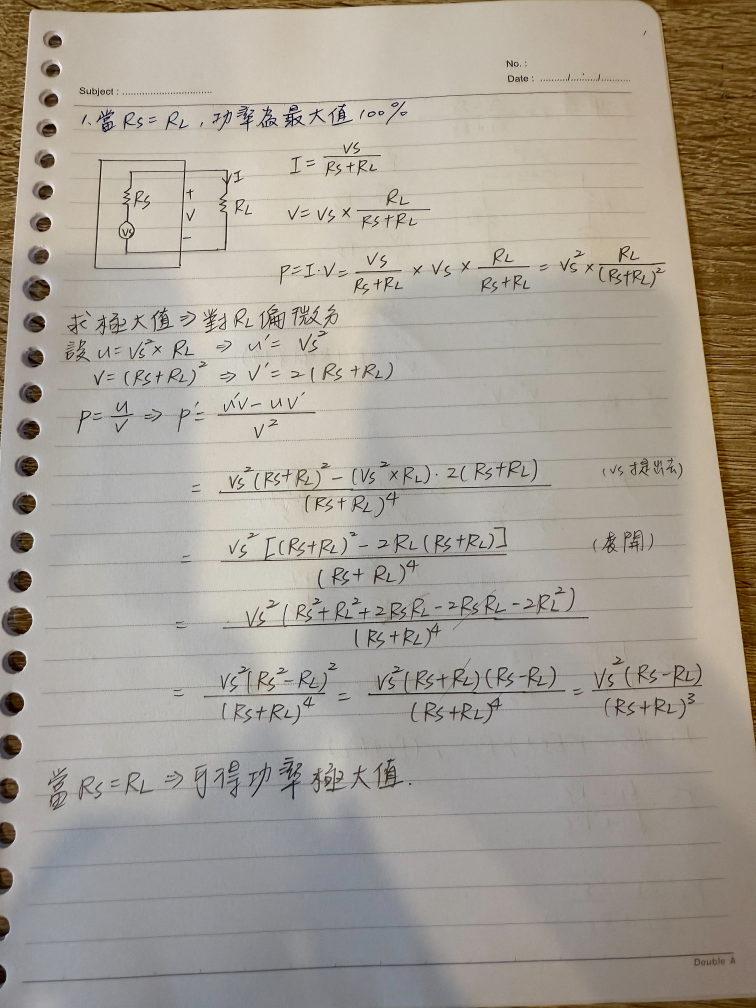
#> input picture uploads/98887850-7c73-49a3-aa81-c67713011261_RL=RS_功率最大值.jpg, 3024 x 4032 px (shown at 1/4 size)
$ python -i image_preprocessor.py   (imports and definitions only)
#> lines starting #> are read from the running program, lines starting #| are printed output that depends on the picture
#> further down, picture is the input picture: shape (4032, 3024, 3); mean B, G, R 149.4, 159.5, 166.2
# -*- coding: utf-8 -*-
"""
PaddleOCR Toolkit - 圖片預處理

提供 OCR 前的圖片最佳化功能，以提升識別精度。
"""

import logging

try:
    import numpy as np

    HAS_NUMPY = True
except ImportError:
    HAS_NUMPY = False

try:
    import cv2

    HAS_CV2 = True
except ImportError:
    HAS_CV2 = False


def enhance_contrast(
    image: np.ndarray, clip_limit: float = 2.0, tile_size: int = 8
) -> np.ndarray:
    """
    使用 CLAHE 增強對比度

    Args:
        image: 輸入圖片（BGR 或灰階）
        clip_limit: 對比度限制（預設 2.0）
        tile_size: 區塊大小（預設 8）

    Returns:
        增強後的圖片
    """
#> called with clip_limit = 2, tile_size = 8
    if not HAS_CV2:
        logging.warning("cv2 未安裝，跳過對比度增強")
        return image

    # 轉換為 LAB 色彩空間
    if len(image.shape) == 3:
        lab = cv2.cvtColor(image, cv2.COLOR_BGR2LAB)
#> lab: shape (4032, 3024, 3); mean of channels 0, 1, 2 167.7, 129, 134.4
        l, a, b = cv2.split(lab)
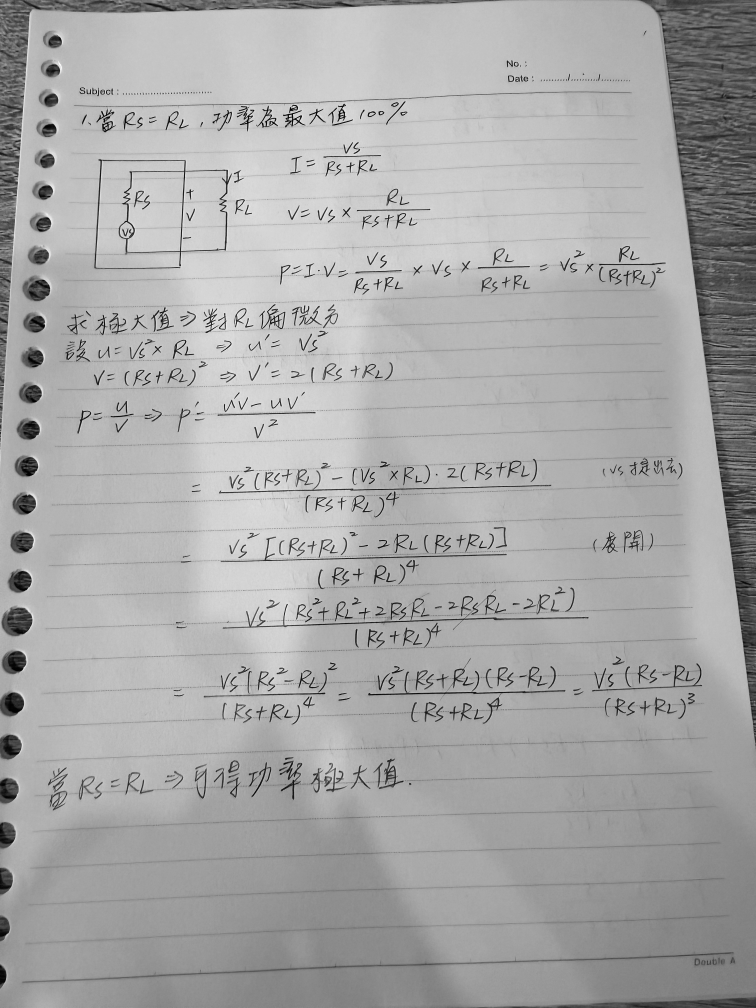
#> l: shape (4032, 3024) (shown at 1/4 size); min 0, max 255, mean 167.7
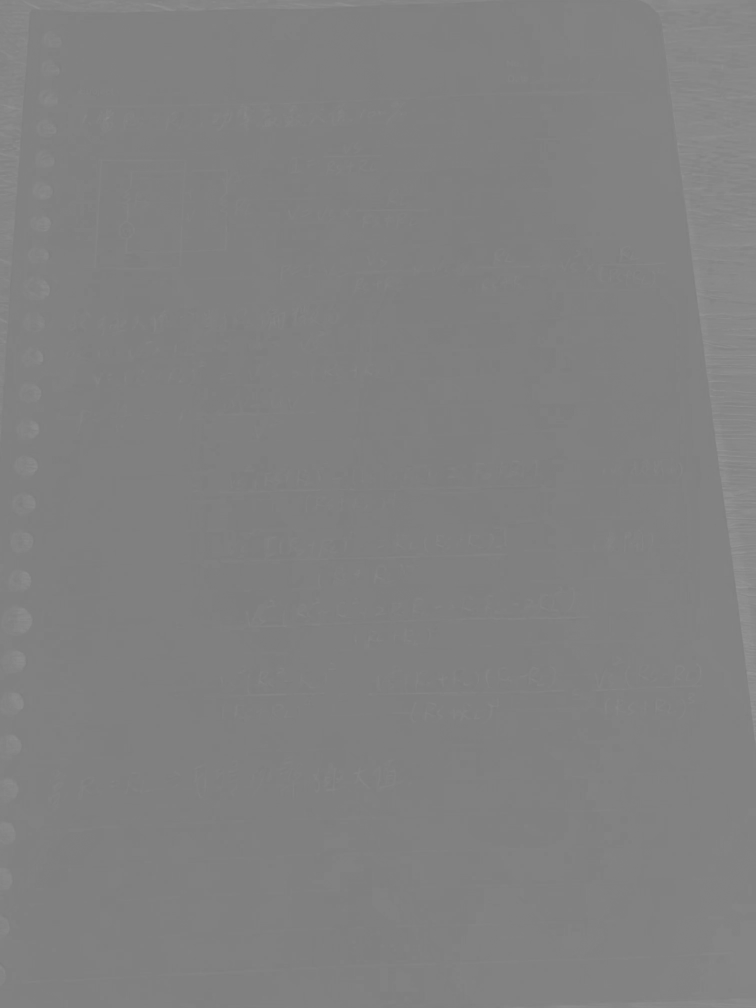
#> a: shape (4032, 3024) (shown at 1/4 size); min 123, max 150, mean 129
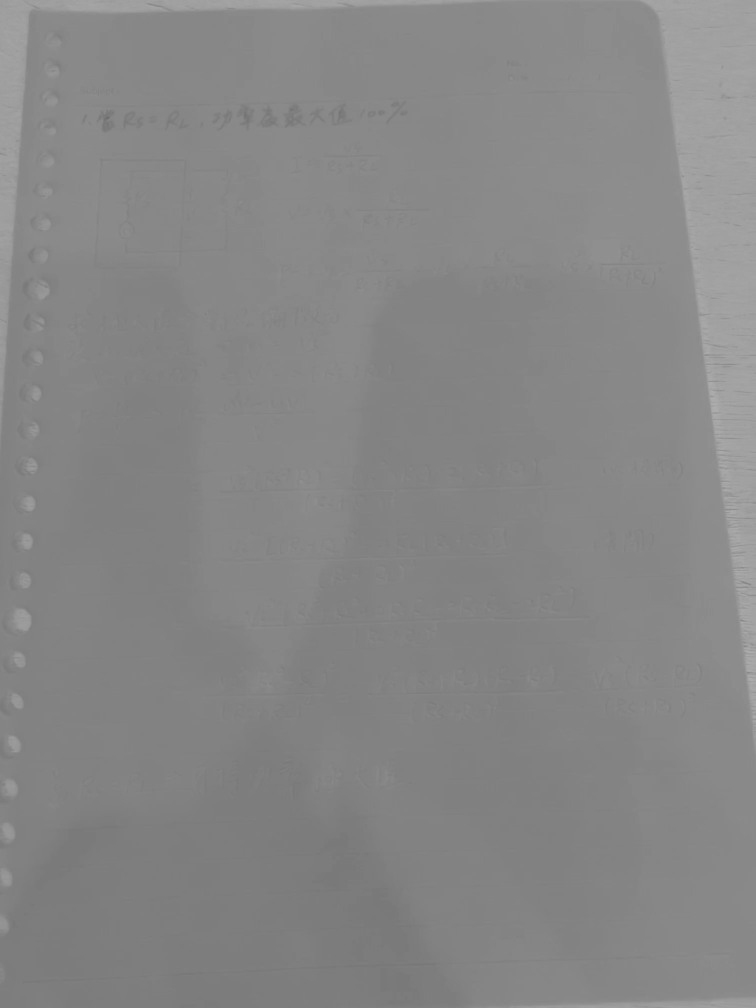
#> b: shape (4032, 3024) (shown at 1/4 size); min 102, max 174, mean 134.4

        # 對 L 通道應用 CLAHE
        clahe = cv2.createCLAHE(
            clipLimit=clip_limit, tileGridSize=(tile_size, tile_size)
        )
        l = clahe.apply(l)
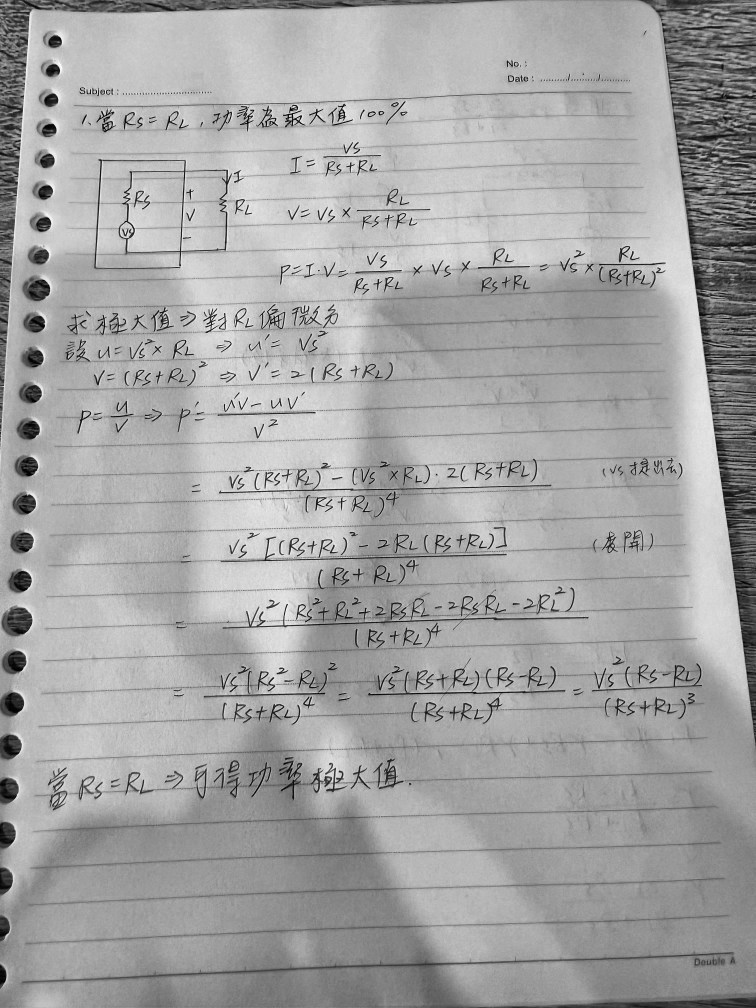
#> l: shape (4032, 3024) (shown at 1/4 size); min 1, max 255, mean 163.6

        # 合併通道
        lab = cv2.merge([l, a, b])
#> lab: shape (4032, 3024, 3); mean of channels 0, 1, 2 163.6, 129, 134.4
        return cv2.cvtColor(lab, cv2.COLOR_LAB2BGR)
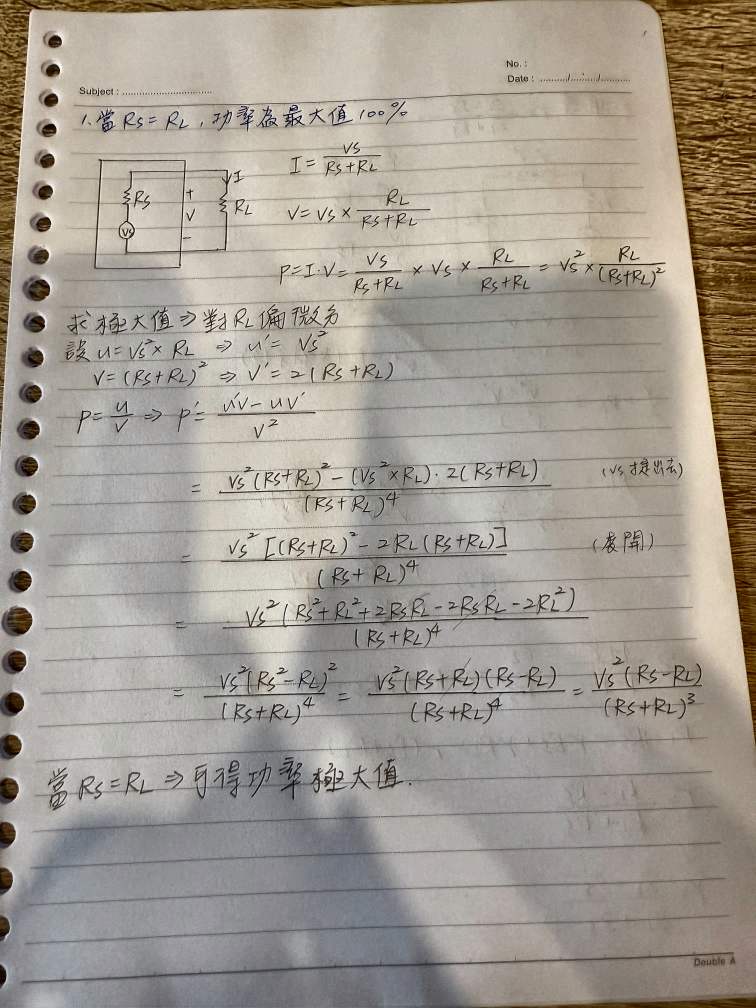
#> returned value: shape (4032, 3024, 3) (shown at 1/4 size); mean B, G, R 145.4, 155.6, 162.4
    else:
        # 灰階圖片
        clahe = cv2.createCLAHE(
            clipLimit=clip_limit, tileGridSize=(tile_size, tile_size)
        )
        return clahe.apply(image)


# [129 lines left out: functions denoise, binarize, deskew, sharpen, not called in this run]


def preprocess_for_ocr(
    image: np.ndarray,
    enhance: bool = True,
    denoise_img: bool = False,
    deskew_img: bool = False,
    binarize_img: bool = False,
    sharpen_img: bool = False,
) -> np.ndarray:
    """
    OCR 前的圖片預處理管線

    Args:
        image: 輸入圖片（numpy 陣列）
        enhance: 是否增強對比度（預設開啟）
        denoise_img: 是否去噪（預設關閉，會變慢）
        deskew_img: 是否傾斜校正（預設關閉）
        binarize_img: 是否二值化（預設關閉，僅適用掃描件）
        sharpen_img: 是否銳化（預設關閉）

    Returns:
        預處理後的圖片
    """
    result = image.copy()

    # 1. 傾斜校正（最先做）
    if deskew_img:
        result = deskew(result)

    # 2. 對比度增強
    if enhance:
        result = enhance_contrast(result)

    # 3. 去噪
    if denoise_img:
        result = denoise(result)

    # 4. 二值化（僅適用於掃描件）
    if binarize_img:
        result = binarize(result)

    # 5. 銳化
    if sharpen_img:
        result = sharpen(result)

    return result


# [31 lines left out: function auto_preprocess, not called in this run]


# ==============================================================================
# 檔案處理擴充功能 (File Handling Utility)
# ==============================================================================

from pathlib import Path
from typing import Optional, Tuple

from PIL import Image

MAX_IMAGE_SIDE = 2500


# [41 lines left out: function resize_image_if_needed, not called in this run]

>>> import cv2
>>> picture = cv2.imread('../../uploads/98887850-7c73-49a3-aa81-c67713011261_RL=RS_功率最大值.jpg')
>>> result = preprocess_for_ocr(picture)
